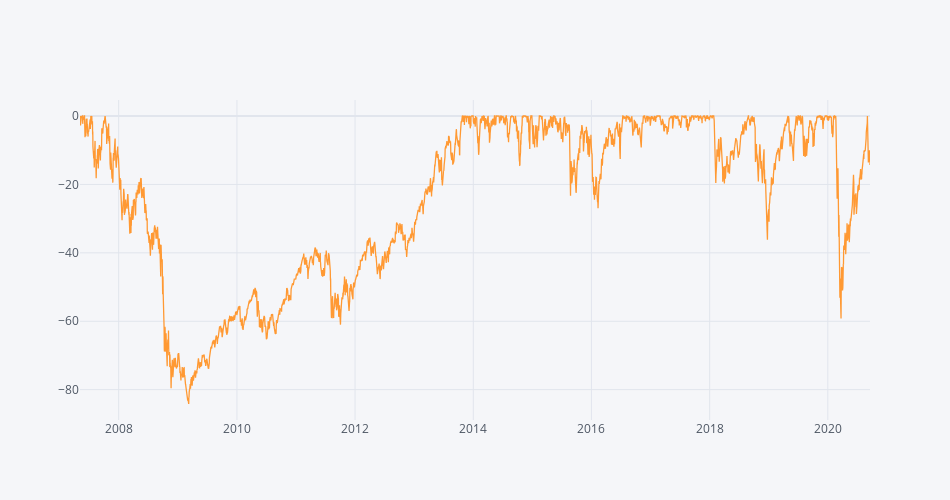

The notebook cell saved with this chart:
### Code cell
pa.compute_drawdowns(SSO_sim).iplot(dimensions=pa.dimensions)

### Figure 1 — Plotly figure (JSON) as saved in the notebook; plotly's stock layout.template omitted (floating-point values rounded to 4 significant figures; data arrays with more than 128 entries replaced by an {"elided": "..."} marker saying what was removed)
{"data": [{"line": {"color": "rgba(255, 153, 51, 1.0)", "dash": "solid", "shape": "linear", "width": 1.3}, "mode": "lines", "name": "SSO Sim", "text": "", "type": "scatter", "x": {"elided": "3368 str values"}, "y": {"elided": "3368 float values"}}], "layout": {"height": 500, "legend": {"bgcolor": "#F5F6F9", "font": {"color": "#4D5663"}}, "paper_bgcolor": "#F5F6F9", "plot_bgcolor": "#F5F6F9", "title": {"font": {"color": "#4D5663"}}, "width": 950, "xaxis": {"autorange": true, "gridcolor": "#E1E5ED", "range": ["2007-05-07", "2020-09-18"], "showgrid": true, "tickfont": {"color": "#4D5663"}, "title": {"font": {"color": "#4D5663"}, "text": ""}, "type": "date", "zerolinecolor": "#E1E5ED"}, "yaxis": {"autorange": true, "gridcolor": "#E1E5ED", "range": [-88.87, 4.677], "showgrid": true, "tickfont": {"color": "#4D5663"}, "title": {"font": {"color": "#4D5663"}, "text": ""}, "type": "linear", "zerolinecolor": "#E1E5ED"}}}
